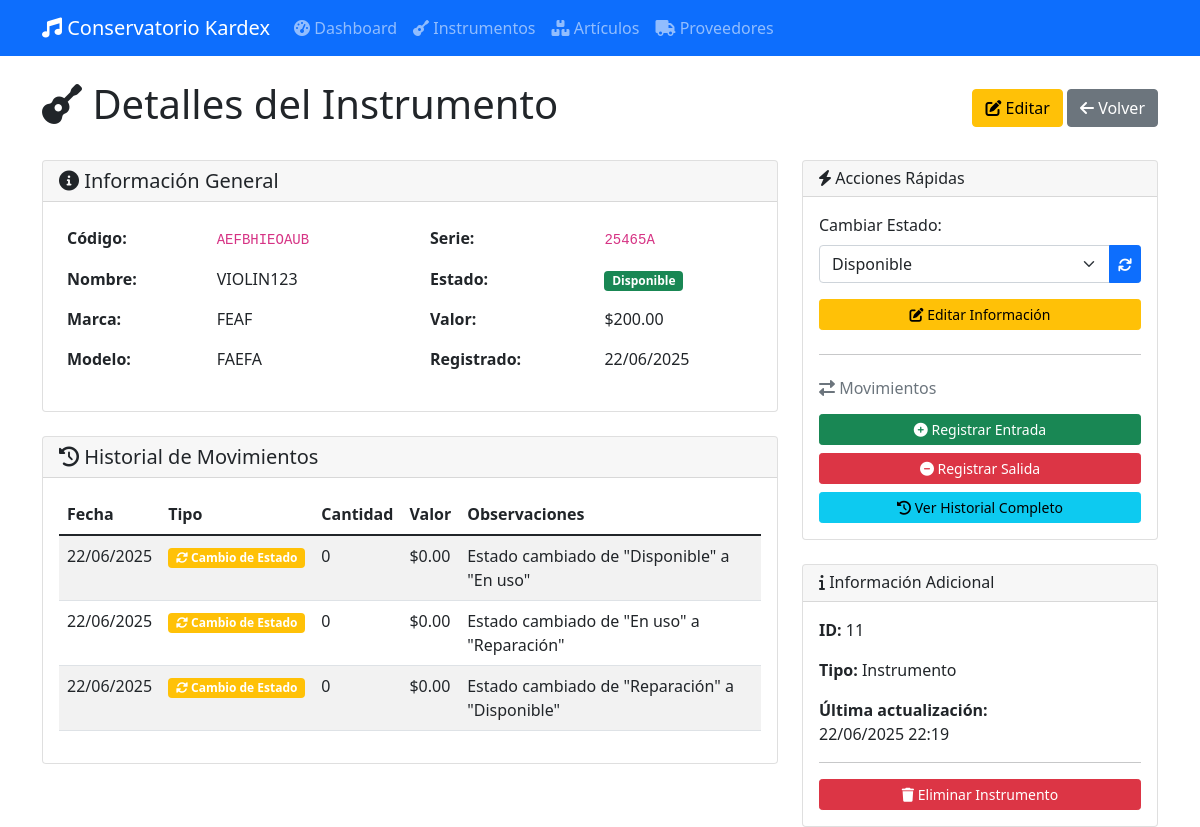
Page /instrumentos/11 on the committed database.
### app/database/models.py (models this page shows, shortened)
class BaseModel(db.Model):
    __abstract__ = True
    id = db.Column(db.Integer, primary_key=True)
    created_at = db.Column(db.DateTime, default=datetime.utcnow)
    updated_at = db.Column(db.DateTime, default=datetime.utcnow, onupdate=datetime.utcnow)

class Item(BaseModel):
    __tablename__ = 'tb_item'
    i_codigo = db.Column(db.String(20), unique=True, nullable=False)
    i_nombre = db.Column(db.String(200), nullable=False)
    i_tipo = db.Column(db.String(20), nullable=False)  # 'instrumento' o 'articulo'
    i_cantidad = db.Column(db.Integer, default=0)
    i_vUnitario = db.Column(db.Numeric(10, 2), default=0.0)
    i_vTotal = db.Column(db.Numeric(10, 2), default=0.0)
    instrumento = db.relationship('Instrumento', backref='item', uselist=False)
    articulo = db.relationship('Articulo', backref='item', uselist=False)
    movimientos = db.relationship('MovimientoDetalle', backref='item', lazy=True)
    stock = db.relationship('Stock', backref='item', uselist=False)

class Instrumento(db.Model):
    __tablename__ = 'tb_instrumento'
    i_id = db.Column(db.Integer, db.ForeignKey('tb_item.id'), primary_key=True)
    i_marca = db.Column(db.String(50), nullable=False)
    i_modelo = db.Column(db.String(50), nullable=False)
    i_serie = db.Column(db.String(50), unique=True, nullable=False)
    i_estado = db.Column(db.String(50), nullable=False)  # Podría ser un Enum
    created_at = db.Column(db.DateTime, default=datetime.utcnow)
    updated_at = db.Column(db.DateTime, default=datetime.utcnow, onupdate=datetime.utcnow)

class MovimientoDetalle(BaseModel):
    __tablename__ = 'tb_movimiento_detalle'
    m_fecha = db.Column(db.Date, nullable=False)
    m_tipo = db.Column(db.String(20), nullable=False)  # 'entrada', 'salida', 'ajuste'
    m_cantidad = db.Column(db.Integer, nullable=False)
    m_valorUnitario = db.Column(db.Numeric(10, 2), nullable=False)
    m_valorTotal = db.Column(db.Numeric(10, 2), nullable=False)
    m_observaciones = db.Column(db.String(200))
    i_id = db.Column(db.Integer, db.ForeignKey('tb_item.id'), nullable=False)
    e_id = db.Column(db.Integer, db.ForeignKey('tb_entrada.id'))
    c_id = db.Column(db.Integer, db.ForeignKey('tb_consumo.id'))
    u_id = db.Column(db.Integer, db.ForeignKey('tb_usuario.id'), nullable=False)

### app/routes/web/instrumentos.py (the view)
@bp.route('/<int:instrumento_id>')
def detalle_instrumento(instrumento_id):
    instrumento = instrumento_service.obtener_por_id(instrumento_id)
    if not instrumento:
        flash('Instrumento no encontrado', 'error')
        return redirect(url_for('instrumentos.listar_instrumentos'))
    movimientos = instrumento_service.obtener_movimientos(instrumento.i_id)
    return render_template('instrumentos/detail.html',
                         instrumento=instrumento, movimientos=movimientos)

### app/database/repositories/base.py (called while the page is built)
    def get_by_id(self, id):
        return self.model.query.get(id)

### app/database/repositories/movimientos.py (called while the page is built)
    def get_by_item(self, item_id):
        return MovimientoDetalle.query.filter_by(i_id=item_id).order_by(MovimientoDetalle.m_fecha.desc()).all()

### app/services/instrumento_service.py (called while the page is built)
    def obtener_por_id(self, instrumento_id):
        return self.repo.get_by_id(instrumento_id)

    def obtener_movimientos(self, item_id):
        return self.movimiento_repo.get_by_item(item_id)

### app/templates/instrumentos/detail.html (shortened to what this page needs)
{% extends "base.html" %}
{% block content %}
<div class="row">
    <div class="col-12">
        <div class="d-flex justify-content-between align-items-center mb-4">
            <h1>
                <i class="fas fa-guitar"></i> Detalles del Instrumento
            </h1>
            <div>
                <a href="{{ url_for('instrumentos.editar_instrumento', instrumento_id=instrumento.i_id) }}" class="btn btn-warning">
                    <i class="fas fa-edit"></i> Editar
                </a>
                <a href="{{ url_for('instrumentos.listar_instrumentos') }}" class="btn btn-secondary">
                    <i class="fas fa-arrow-left"></i> Volver
                </a>
            </div>
        </div>
    </div>
</div>
<div class="row">
    <div class="col-md-8">
        <div class="card mb-4">
            <div class="card-header">
                <h5 class="mb-0">
                    <i class="fas fa-info-circle"></i> Información General
                </h5>
            </div>
            <div class="card-body">
                <div class="row">
                    <div class="col-md-6">
                        <table class="table table-borderless">
                            <tr>
                                <td><strong>Código:</strong></td>
                                <td><code>{{ instrumento.item.i_codigo if instrumento.item else 'N/A' }}</code></td>
                            </tr>
                            <tr>
                                <td><strong>Nombre:</strong></td>
                                <td>{{ instrumento.item.i_nombre if instrumento.item else 'N/A' }}</td>
                            </tr>
                            <tr>
                                <td><strong>Marca:</strong></td>
                                <td>{{ instrumento.i_marca }}</td>
                            </tr>
                            <tr>
                                <td><strong>Modelo:</strong></td>
                                <td>{{ instrumento.i_modelo }}</td>
                            </tr>
                        </table>
                    </div>
                    <div class="col-md-6">
                        <table class="table table-borderless">
                            <tr>
                                <td><strong>Serie:</strong></td>
                                <td><code>{{ instrumento.i_serie }}</code></td>
                            </tr>
                            <tr>
                                <td><strong>Estado:</strong></td>
                                <td>
                                    {% if instrumento.i_estado == 'Disponible' %}
                                        <span class="badge bg-success">{{ instrumento.i_estado }}</span>
                                    {% elif instrumento.i_estado == 'En uso' %}
                                        <span class="badge bg-warning">{{ instrumento.i_estado }}</span>
                                    {% elif instrumento.i_estado == 'Mantenimiento' %}
                                        <span class="badge bg-info">{{ instrumento.i_estado }}</span>
                                    {% elif instrumento.i_estado == 'Reparación' %}
                                        <span class="badge bg-secondary">{{ instrumento.i_estado }}</span>
                                    {% else %}
                                        <span class="badge bg-danger">{{ instrumento.i_estado }}</span>
                                    {% endif %}
                                </td>
                            </tr>
                            <tr>
                                <td><strong>Valor:</strong></td>
                                <td>${{ "%.2f"|format(instrumento.item.i_vUnitario) if instrumento.item else '0.00' }}</td>
                            </tr>
                            <tr>
                                <td><strong>Registrado:</strong></td>
                                <td>{{ instrumento.created_at.strftime('%d/%m/%Y') if instrumento.created_at else 'N/A' }}</td>
                            </tr>
                        </table>
                    </div>
                </div>
            </div>
        </div>
        <div class="card">
            <div class="card-header">
                <h5 class="mb-0">
                    <i class="fas fa-history"></i> Historial de Movimientos
                </h5>
            </div>
            <div class="card-body">
                {% if movimientos %}
                <div class="table-responsive">
                    <table class="table table-striped">
                        <thead>
                            <tr>
                                <th>Fecha</th>
                                <th>Tipo</th>
                                <th>Cantidad</th>
                                <th>Valor</th>
                                <th>Observaciones</th>
                            </tr>
                        </thead>
                        <tbody>
                            {% for movimiento in movimientos %}
                            <tr>
                                <td>{{ movimiento.m_fecha.strftime('%d/%m/%Y') }}</td>
                                <td>
                                    {% if movimiento.m_tipo == 'entrada' %}
                                        <span class="badge bg-success">
                                            <i class="fas fa-plus-circle"></i> {{ movimiento.m_tipo.title() }}
                                        </span>
                                    {% elif movimiento.m_tipo == 'salida' %}
                                        <span class="badge bg-danger">
                                            <i class="fas fa-minus-circle"></i> {{ movimiento.m_tipo.title() }}
                                        </span>
                                    {% elif movimiento.m_tipo == 'cambio_estado' %}
                                        <span class="badge bg-warning">
                                            <i class="fas fa-sync-alt"></i> Cambio de Estado
                                        </span>
                                    {% else %}
                                        <span class="badge bg-info">
                                            <i class="fas fa-info-circle"></i> {{ movimiento.m_tipo.title() }}
                                        </span>
                                    {% endif %}
                                </td>
                                <td>{{ movimiento.m_cantidad }}</td>
                                <td>${{ "%.2f"|format(movimiento.m_valorTotal) }}</td>
                                <td>{{ movimiento.m_observaciones or '-' }}</td>
                            </tr>
                            {% endfor %}
                        </tbody>
                    </table>
                </div>
                {% else %}
                <div class="text-center py-4">
                    <i class="fas fa-history fa-2x text-muted mb-3"></i>
                    <p class="text-muted">No hay movimientos registrados para este instrumento.</p>
                </div>
                {% endif %}
            </div>
        </div>
    </div>
    <div class="col-md-4">
        <div class="card mb-4">
            <div class="card-header">
                <h6 class="mb-0">
                    <i class="fas fa-bolt"></i> Acciones Rápidas
                </h6>
            </div>
            <div class="card-body">
                <form method="POST" action="{{ url_for('instrumentos.cambiar_estado', instrumento_id=instrumento.i_id) }}" class="mb-3">
                    <label for="estado" class="form-label">Cambiar Estado:</label>
                    <div class="input-group">
                        <select class="form-select" name="estado" required>
                            {% set estados = ['Disponible', 'En uso', 'Mantenimiento', 'Reparación', 'Fuera de servicio'] %}
                            {% for estado_opt in estados %}
                            <option value="{{ estado_opt }}"
                                    {% if instrumento.i_estado == estado_opt %}selected{% endif %}>
                                {{ estado_opt }}
                            </option>
                            {% endfor %}
                        </select>
                        <button type="submit" class="btn btn-primary btn-sm">
                            <i class="fas fa-sync"></i>
                        </button>
                    </div>
                </form>
                <div class="d-grid gap-2">
                    <a href="{{ url_for('instrumentos.editar_instrumento', instrumento_id=instrumento.i_id) }}"
                       class="btn btn-warning btn-sm">
                        <i class="fas fa-edit"></i> Editar Información
                    </a>
                    <hr>
                    <h6 class="text-muted mb-2">
                        <i class="fas fa-exchange-alt"></i> Movimientos
                    </h6>
                    <a href="{{ url_for('movimientos.registrar_entrada', instrumento_id=instrumento.i_id) }}"
                       class="btn btn-success btn-sm">
                        <i class="fas fa-plus-circle"></i> Registrar Entrada
                    </a>
                    <a href="{{ url_for('movimientos.registrar_salida', instrumento_id=instrumento.i_id) }}"
                       class="btn btn-danger btn-sm"
                       >
                        <i class="fas fa-minus-circle"></i> Registrar Salida
                    </a>
                    <a href="{{ url_for('movimientos.historial_movimientos', instrumento_id=instrumento.i_id) }}"
                       class="btn btn-info btn-sm">
                        <i class="fas fa-history"></i> Ver Historial Completo
                    </a>
                </div>
            </div>
        </div>
        <div class="card">
            <div class="card-header">
                <h6 class="mb-0">
                    <i class="fas fa-info"></i> Información Adicional
                </h6>
            </div>
            <div class="card-body">
                <p><strong>ID:</strong> {{ instrumento.i_id }}</p>
                <p><strong>Tipo:</strong> {{ instrumento.item.i_tipo.title() if instrumento.item else 'N/A' }}</p>
                <p><strong>Última actualización:</strong><br>
                   {{ instrumento.updated_at.strftime('%d/%m/%Y %H:%M') if instrumento.updated_at else 'N/A' }}</p>
                <hr>
                <button type="button" class="btn btn-danger btn-sm w-100" data-bs-toggle="modal" data-bs-target="#deleteModal">
                    <i class="fas fa-trash"></i> Eliminar Instrumento
                </button>
            </div>
        </div>
    </div>
</div>
{% endblock %}

### rows in the picture
Item: item "AEFBHIEOAUB", item "VIOLIN123", i_vUnitario "200.00", item.i_tipo "Instrumento"
Instrumento: i_marca "FEAF", i_modelo "FAEFA", i_serie "25465A", i_estado "Disponible", created_at "22/06/2025", estado "Disponible", i_id "11", updated_at "22/06/2025 22:19"
MovimientoDetalle: m_fecha "22/06/2025", m_tipo "cambio_estado" (drawn), m_cantidad "0", m_valorTotal "0.00", m_observaciones "Estado cambiado de \"Disponible\" a \"En uso\""
MovimientoDetalle: m_fecha "22/06/2025", m_tipo "cambio_estado" (drawn), m_cantidad "0", m_valorTotal "0.00", m_observaciones "Estado cambiado de \"En uso\" a \"Reparación\""
MovimientoDetalle: m_fecha "22/06/2025", m_tipo "cambio_estado" (drawn), m_cantidad "0", m_valorTotal "0.00", m_observaciones "Estado cambiado de \"Reparación\" a \"Disponible\""
